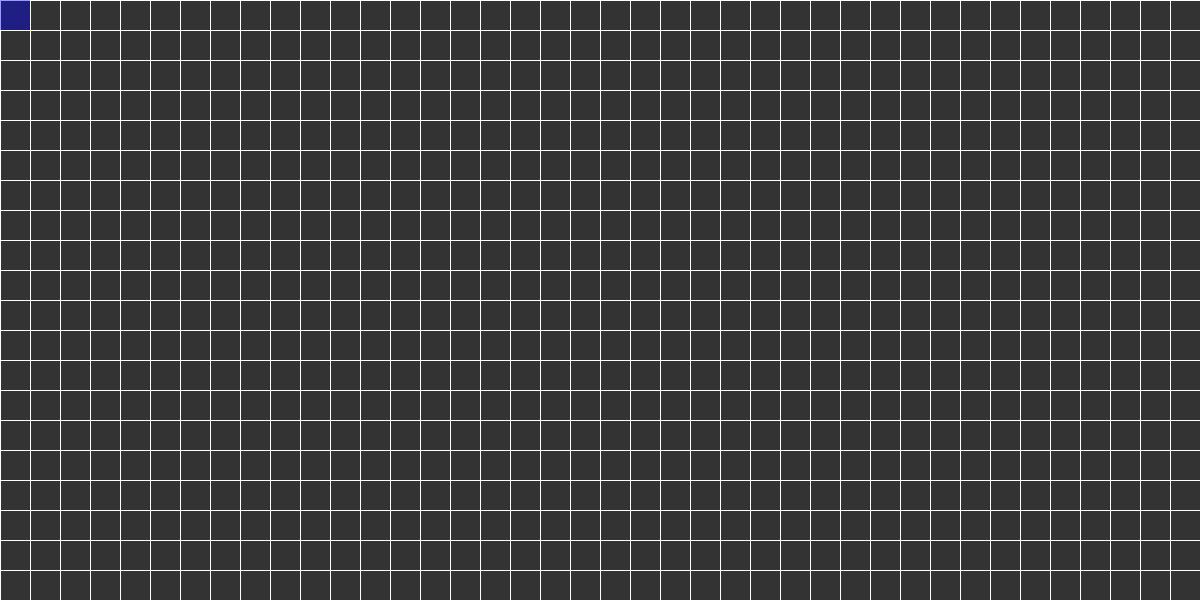
Frame 1 (no input)
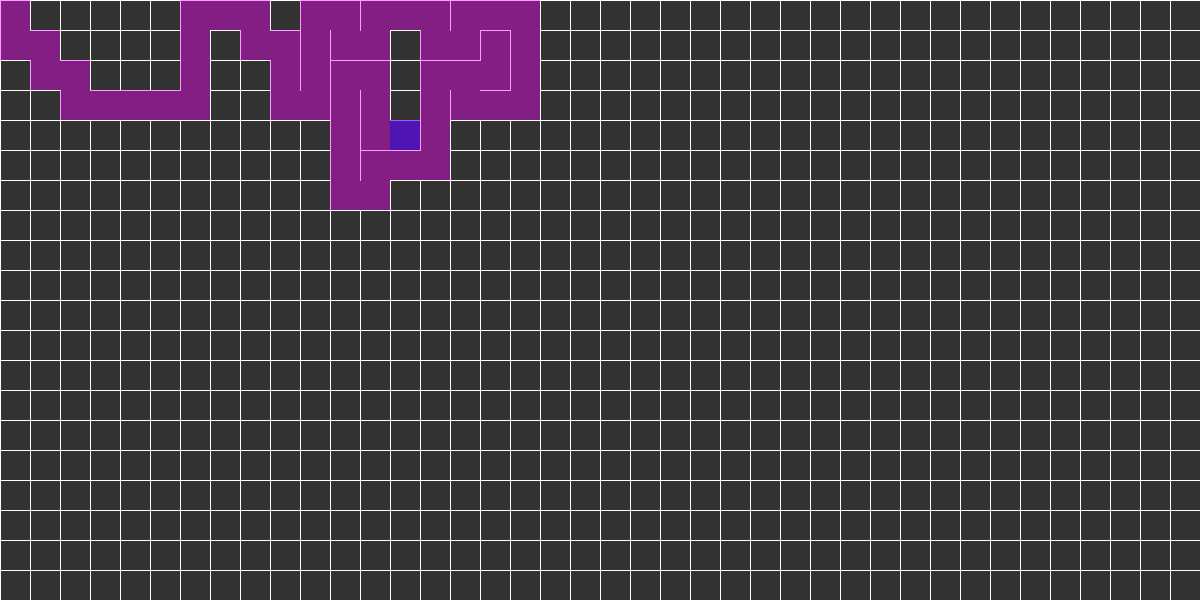
Frame 60 (the mouse pressed at the canvas centre just before this capture)
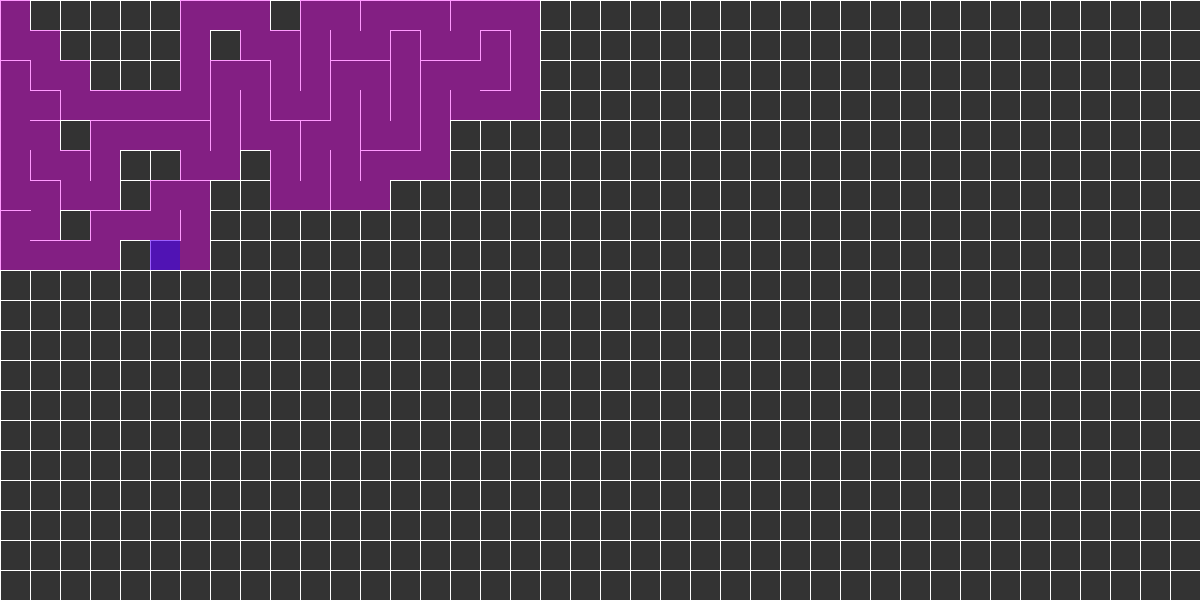
Frame 120 (the mouse held since frame 60 and released just before this capture)

The Processing sketch that drew these frames (run headless with seeded random() and noise(); from frame 60 on, the mouse is pressed at the canvas centre):

// Processing sketch: Maze_Generator
// ── Maze_Generator.pde
int cols, rows;
int w = 30;
ArrayList<Cell> grid = new ArrayList<Cell>();

Cell current;

ArrayList<Cell> stack = new ArrayList<Cell>();

void setup() {
  size(1200, 600);
  cols = floor(width/w);
  rows = floor(height/w);
  //frameRate(10);

  for (int j = 0; j < rows; j++) {
    for (int i = 0; i < cols; i++) {
      Cell cell = new Cell(i, j);
      grid.add(cell);
    }
  }

  current = grid.get(0);

}

void draw() {
  background(51);
  for (int i = 0; i < grid.size(); i++) {
    grid.get(i).show();
  }

  
  // STEP 1
  Cell next = current.checkNeighbors();
  if (next != null) {
    
    current.visited = true;
    current.highlight();
    next.visited = true;

    // STEP 2
    stack.add(current);

    // STEP 3
    removeWalls(current, next);

    // STEP 4
    current = next;
  } else if (stack.size() > 0) {
    current.highlight();
    current = stack.remove(stack.size()-1);
  }
  else
  {
    if(mousePressed)
    {
      reset();
    }
  }

}

int index(int i, int j) {
  if (i < 0 || j < 0 || i > cols-1 || j > rows-1) {
    return 0;
  }
  return i + j * cols;
}

void reset()
{
  grid = new ArrayList<Cell>();
  stack = new ArrayList<Cell>();
  
  for (int j = 0; j < rows; j++) {
    for (int i = 0; i < cols; i++) {
      Cell cell = new Cell(i, j);
      grid.add(cell);
    }
  }
  
  current = grid.get(0);

}

void removeWalls(Cell a, Cell b) {
  int x = a.i - b.i;
  if (x == 1) {
    a.walls[3] = false;
    b.walls[1] = false;
  } else if (x == -1) {
    a.walls[1] = false;
    b.walls[3] = false;
  }
  int y = a.j - b.j;
  if (y == 1) {
    a.walls[0] = false;
    b.walls[2] = false;
  } else if (y == -1) {
    a.walls[2] = false;
    b.walls[0] = false;
  }
}

// ── Cell.pde
// Daniel Shiffman
// http://codingtra.in
// http://patreon.com/codingtrain

// Videos
// https://youtu.be/HyK_Q5rrcr4
// https://youtu.be/D8UgRyRnvXU
// https://youtu.be/8Ju_uxJ9v44
// https://youtu.be/_p5IH0L63wo

// Depth-first search
// Recursive backtracker
// https://en.wikipedia.org/wiki/Maze_generation_algorithm

class Cell {
  int i, j;
  boolean[] walls = {true, true, true, true};
  boolean visited = false;
  
  Cell(int ii, int jj) {
    i = ii;
    j = jj;
  }

  Cell checkNeighbors() {
    ArrayList<Cell> neighbors = new ArrayList<Cell>();

    Cell top    = grid.get(index(i, j-1));
    Cell right  = grid.get(index(i+1, j));
    Cell bottom = grid.get(index(i, j+1));
    Cell left   = grid.get(index(i-1, j));

    if (top != null && !top.visited) {
      neighbors.add(top);
    }
    if (right != null && !right.visited) {
      neighbors.add(right);
    }
    if (bottom != null && !bottom.visited) {
      neighbors.add(bottom);
    }
    if (left != null && !left.visited) {
      neighbors.add(left);
    }

    if (neighbors.size() > 0) {
      int r = floor(random(0, neighbors.size()));
      return neighbors.get(r);
    } else {
      return null;
    }
  }
  
  void highlight() {
    int x = this.i*w;
    int y = this.j*w;
    noStroke();
    fill(0, 0, 255, 100);
    rect(x, y, w, w);

  }

  void show() {
    int x = this.i*w;
    int y = this.j*w;
    stroke(255);
    if (this.walls[0]) {
      line(x    , y    , x + w, y);
    }
    if (this.walls[1]) {
      line(x + w, y    , x + w, y + w);
    }
    if (this.walls[2]) {
      line(x + w, y + w, x    , y + w);
    }
    if (this.walls[3]) {
      line(x    , y + w, x    , y);
    }

    if (this.visited) {
      noStroke();
      fill(255, 0, 255, 100);
      rect(x, y, w, w);
    }
  }
}
